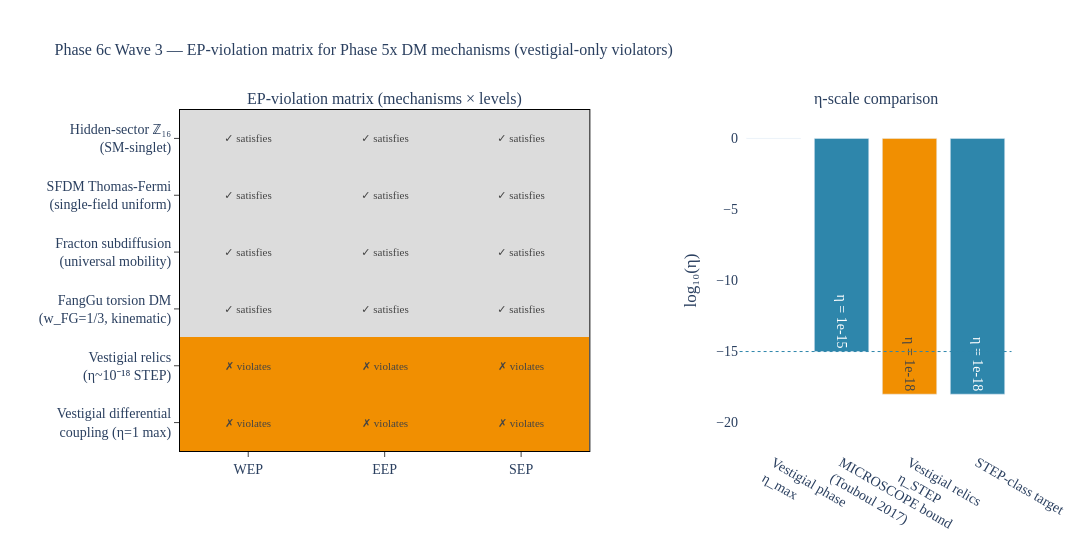

Notebook code for this chart:
### Markdown cell above
## 7. Figure — EP-violation matrix and η-scale comparison

**Left panel.** The 6×3 mechanism × EP-level matrix as a heatmap. Amber cells indicate violation; gray cells indicate satisfaction. The two-row amber band (vestigial mechanisms) sits above the four-row gray band (non-vestigial mechanisms) — the visual signature of `ep_violation_is_vestigial_only`.

**Right panel.** Four log-scale bars showing the η values that matter: vestigial-phase $\eta_{\max} = 1$ (already excluded by MICROSCOPE), MICROSCOPE bound $10^{-15}$, vestigial relics $\eta \sim 10^{-18}$, and STEP-class target $10^{-18}$. The horizontal dotted line at $\log_{10}(\text{MICROSCOPE\_BOUND}) = -15$ separates the excluded amber bars from the STEP-detectable blue bar.

### Code cell
# viz-ref: fig_ep_violation_matrix
fig_ep_violation_matrix().show()

### Figure 1 — Plotly figure (JSON) as saved in the notebook; plotly's stock layout.template omitted (floating-point values rounded to 4 significant figures)
{"data": [{"colorscale": [[0, "rgba(220, 220, 220, 1.0)"], [1, "#F18F01"]], "hovertemplate": "<b>%{y}</b><br>%{x}: %{text}<extra></extra>", "showscale": false, "text": [["✗ violates", "✗ violates", "✗ violates"], ["✗ violates", "✗ violates", "✗ violates"], ["✓ satisfies", "✓ satisfies", "✓ satisfies"], ["✓ satisfies", "✓ satisfies", "✓ satisfies"], ["✓ satisfies", "✓ satisfies", "✓ satisfies"], ["✓ satisfies", "✓ satisfies", "✓ satisfies"]], "textfont": {"size": 11}, "texttemplate": "%{text}", "type": "heatmap", "x": ["WEP", "EEP", "SEP"], "xaxis": "x", "y": ["Vestigial differential<br>coupling (η=1 max)", "Vestigial relics<br>(η~10⁻¹⁸ STEP)", "FangGu torsion DM<br>(w_FG=1/3, kinematic)", "Fracton subdiffusion<br>(universal mobility)", "SFDM Thomas-Fermi<br>(single-field uniform)", "Hidden-sector ℤ₁₆<br>(SM-singlet)"], "yaxis": "y", "z": [[1, 1, 1], [1, 1, 1], [0, 0, 0], [0, 0, 0], [0, 0, 0], [0, 0, 0]]}, {"hovertemplate": "<b>%{x}</b><br>log₁₀(η) = %{y:.1f}<extra></extra>", "marker": {"color": ["#F18F01", "#2E86AB", "#F18F01", "#2E86AB"]}, "showlegend": false, "text": ["η = 1.0", "η = 1e-15", "η = 1e-18", "η = 1e-18"], "textposition": "auto", "type": "bar", "x": ["Vestigial phase<br>η_max", "MICROSCOPE bound<br>(Touboul 2017)", "Vestigial relics<br>η_STEP", "STEP-class target"], "xaxis": "x2", "y": [0, -15, -18, -18], "yaxis": "y2"}], "layout": {"annotations": [{"font": {"size": 16}, "showarrow": false, "text": "EP-violation matrix (mechanisms × levels)", "x": 0.246, "xanchor": "center", "xref": "paper", "y": 1, "yanchor": "bottom", "yref": "paper"}, {"font": {"size": 16}, "showarrow": false, "text": "η-scale comparison", "x": 0.836, "xanchor": "center", "xref": "paper", "y": 1, "yanchor": "bottom", "yref": "paper"}], "font": {"family": "CMU Serif, Computer Modern, Times New Roman, serif", "size": 14}, "height": 560, "margin": {"b": 80, "l": 180, "t": 110}, "paper_bgcolor": "white", "plot_bgcolor": "white", "shapes": [{"line": {"color": "#2E86AB", "dash": "dot", "width": 1}, "type": "line", "x0": -0.5, "x1": 3.5, "xref": "x2", "y0": -15, "y1": -15, "yref": "y2"}], "title": {"font": {"family": "CMU Serif, Computer Modern, Times New Roman, serif", "size": 16}, "text": "Phase 6c Wave 3 — EP-violation matrix for Phase 5x DM mechanisms (vestigial-only violators)"}, "width": 1200, "xaxis": {"anchor": "y", "domain": [0, 0.492], "gridcolor": "rgba(0,0,0,0.08)", "linecolor": "black", "linewidth": 1, "mirror": true, "showgrid": true, "showline": true, "ticks": "outside", "zeroline": true, "zerolinecolor": "rgba(0,0,0,0.2)"}, "xaxis2": {"anchor": "y2", "domain": [0.672, 1]}, "yaxis": {"anchor": "x", "domain": [0, 1], "gridcolor": "rgba(0,0,0,0.08)", "linecolor": "black", "linewidth": 1, "mirror": true, "showgrid": true, "showline": true, "ticks": "outside", "zeroline": true, "zerolinecolor": "rgba(0,0,0,0.2)"}, "yaxis2": {"anchor": "x2", "domain": [0, 1], "range": [-22, 2], "title": {"text": "log₁₀(η)"}}}}
